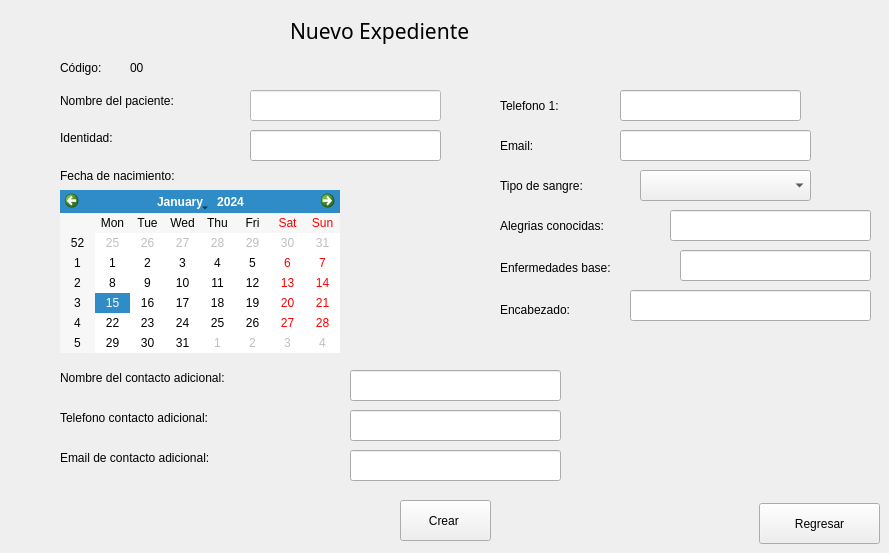
    <widget class="QWidget" name="NuevoExpediente">
     <widget class="QLabel" name="label_35">
      <property name="geometry">
       <rect>
        <x>290</x>
        <y>10</y>
        <width>281</width>
        <height>41</height>
       </rect>
      </property>
      <property name="font">
       <font>
        <family>Segoe UI Black</family>
        <pointsize>16</pointsize>
       </font>
      </property>
      <property name="text">
       <string>Nuevo Expediente</string>
      </property>
     </widget>
     <widget class="QLabel" name="label_36">
      <property name="geometry">
       <rect>
        <x>60</x>
        <y>90</y>
        <width>201</width>
        <height>21</height>
       </rect>
      </property>
      <property name="styleSheet">
       <string notr="true">color: rgb(0, 0, 0);
font: 700 11pt &quot;Segoe UI&quot;;</string>
      </property>
      <property name="text">
       <string>Nombre del paciente:</string>
      </property>
     </widget>
     <widget class="QLabel" name="label_37">
      <property name="geometry">
       <rect>
        <x>60</x>
        <y>130</y>
        <width>121</width>
        <height>16</height>
       </rect>
      </property>
      <property name="styleSheet">
       <string notr="true">color: rgb(0, 0, 0);
font: 700 11pt &quot;Segoe UI&quot;;</string>
      </property>
      <property name="text">
       <string>Identidad:</string>
      </property>
     </widget>
     <widget class="QLabel" name="label_38">
      <property name="geometry">
       <rect>
        <x>60</x>
        <y>60</y>
        <width>121</width>
        <height>16</height>
       </rect>
      </property>
      <property name="styleSheet">
       <string notr="true">color: rgb(0, 0, 0);
font: 700 11pt &quot;Segoe UI&quot;;</string>
      </property>
      <property name="text">
       <string>Código:</string>
      </property>
     </widget>
     <widget class="QLabel" name="label_39">
      <property name="geometry">
       <rect>
        <x>60</x>
        <y>160</y>
        <width>211</width>
        <height>31</height>
       </rect>
      </property>
      <property name="styleSheet">
       <string notr="true">color: rgb(0, 0, 0);
font: 700 11pt &quot;Segoe UI&quot;;</string>
      </property>
      <property name="text">
       <string>Fecha de nacimiento:</string>
      </property>
     </widget>
     <widget class="QLabel" name="label_40">
      <property name="geometry">
       <rect>
        <x>500</x>
        <y>90</y>
        <width>101</width>
        <height>31</height>
       </rect>
      </property>
      <property name="styleSheet">
       <string notr="true">color: rgb(0, 0, 0);
font: 700 11pt &quot;Segoe UI&quot;;</string>
      </property>
      <property name="text">
       <string>Telefono 1:</string>
      </property>
     </widget>
     <widget class="QLabel" name="label_41">
      <property name="geometry">
       <rect>
        <x>60</x>
        <y>370</y>
        <width>291</width>
        <height>16</height>
       </rect>
      </property>
      <property name="styleSheet">
       <string notr="true">color: rgb(0, 0, 0);
font: 700 11pt &quot;Segoe UI&quot;;</string>
      </property>
      <property name="text">
       <string>Nombre del contacto adicional:</string>
      </property>
     </widget>
     <widget class="QLabel" name="label_42">
      <property name="geometry">
       <rect>
        <x>500</x>
        <y>130</y>
        <width>91</width>
        <height>31</height>
       </rect>
      </property>
      <property name="styleSheet">
       <string notr="true">color: rgb(0, 0, 0);
font: 700 11pt &quot;Segoe UI&quot;;</string>
      </property>
      <property name="text">
       <string>Email:</string>
      </property>
     </widget>
     <widget class="QLabel" name="label_43">
      <property name="geometry">
       <rect>
        <x>60</x>
        <y>410</y>
        <width>271</width>
        <height>16</height>
       </rect>
      </property>
      <property name="styleSheet">
       <string notr="true">color: rgb(0, 0, 0);
font: 700 11pt &quot;Segoe UI&quot;;</string>
      </property>
      <property name="text">
       <string>Telefono contacto adicional:</string>
      </property>
     </widget>
     <widget class="QLabel" name="label_44">
      <property name="geometry">
       <rect>
        <x>500</x>
        <y>175</y>
        <width>141</width>
        <height>21</height>
       </rect>
      </property>
      <property name="styleSheet">
       <string notr="true">color: rgb(0, 0, 0);
font: 700 11pt &quot;Segoe UI&quot;;</string>
      </property>
      <property name="text">
       <string>Tipo de sangre:</string>
      </property>
     </widget>
     <widget class="QLabel" name="label_45">
      <property name="geometry">
       <rect>
        <x>500</x>
        <y>210</y>
        <width>171</width>
        <height>31</height>
       </rect>
      </property>
      <property name="styleSheet">
       <string notr="true">color: rgb(0, 0, 0);
font: 700 11pt &quot;Segoe UI&quot;;</string>
      </property>
      <property name="text">
       <string>Alegrias conocidas:</string>
      </property>
     </widget>
     <widget class="QLabel" name="label_46">
      <property name="geometry">
       <rect>
        <x>500</x>
        <y>260</y>
        <width>191</width>
        <height>16</height>
       </rect>
      </property>
      <property name="styleSheet">
       <string notr="true">color: rgb(0, 0, 0);
font: 700 11pt &quot;Segoe UI&quot;;</string>
      </property>
      <property name="text">
       <string>Enfermedades base:</string>
      </property>
     </widget>
     <widget class="QPushButton" name="pushButton_34">
      <property name="geometry">
       <rect>
        <x>400</x>
        <y>500</y>
        <width>91</width>
        <height>41</height>
       </rect>
      </property>
      <property name="text">
       <string>Crear </string>
      </property>
     </widget>
     <widget class="QPushButton" name="pushButton_35">
      <property name="geometry">
       <rect>
        <x>759</x>
        <y>503</y>
        <width>121</width>
        <height>41</height>
       </rect>
      </property>
      <property name="text">
       <string>Regresar</string>
      </property>
     </widget>
     <widget class="QLabel" name="CodigoNextExpedienteLabel">
      <property name="geometry">
       <rect>
        <x>130</x>
        <y>60</y>
        <width>49</width>
        <height>16</height>
       </rect>
      </property>
      <property name="styleSheet">
       <string notr="true">color: rgb(0, 0, 0);
font: 700 11pt &quot;Segoe UI&quot;;</string>
      </property>
      <property name="text">
       <string>00</string>
      </property>
     </widget>
     <widget class="QLineEdit" name="NamePacienteCrear">
      <property name="geometry">
       <rect>
        <x>250</x>
        <y>90</y>
        <width>191</width>
        <height>31</height>
       </rect>
      </property>
      <property name="styleSheet">
       <string notr="true">background-color: rgb(255, 255, 255);</string>
      </property>
     </widget>
     <widget class="QLineEdit" name="IdentidadCrear">
      <property name="geometry">
       <rect>
        <x>250</x>
        <y>130</y>
        <width>191</width>
        <height>31</height>
       </rect>
      </property>
     </widget>
     <widget class="QLineEdit" name="Telefonocrear">
      <property name="geometry">
       <rect>
        <x>620</x>
        <y>90</y>
        <width>181</width>
        <height>31</height>
       </rect>
      </property>
     </widget>
     <widget class="QLineEdit" name="EmailCrear">
      <property name="geometry">
       <rect>
        <x>620</x>
        <y>130</y>
        <width>191</width>
        <height>31</height>
       </rect>
      </property>
     </widget>
     <widget class="QLineEdit" name="contacadiocionalCrear">
      <property name="geometry">
       <rect>
        <x>350</x>
        <y>370</y>
        <width>211</width>
        <height>31</height>
       </rect>
      </property>
     </widget>
     <widget class="QCalendarWidget" name="calendarFechaNacimiento">
      <property name="geometry">
       <rect>
        <x>60</x>
        <y>190</y>
        <width>280</width>
        <height>163</height>
       </rect>
      </property>
     </widget>
     <widget class="QLineEdit" name="TelefonoadiocionalCrear">
      <property name="geometry">
       <rect>
        <x>350</x>
        <y>410</y>
        <width>211</width>
        <height>31</height>
       </rect>
      </property>
     </widget>
     <widget class="QLineEdit" name="AlergiasCrear">
      <property name="geometry">
       <rect>
        <x>670</x>
        <y>210</y>
        <width>201</width>
        <height>31</height>
       </rect>
      </property>
     </widget>
     <widget class="QLineEdit" name="EnfermedadesCrear">
      <property name="geometry">
       <rect>
        <x>680</x>
        <y>250</y>
        <width>191</width>
        <height>31</height>
       </rect>
      </property>
     </widget>
     <widget class="QComboBox" name="TipodeSangreCrear">
      <property name="geometry">
       <rect>
        <x>640</x>
        <y>170</y>
        <width>171</width>
        <height>31</height>
       </rect>
      </property>
      <item>
       <property name="text">
        <string/>
       </property>
      </item>
      <item>
       <property name="text">
        <string>A+</string>
       </property>
      </item>
      <item>
       <property name="text">
        <string>A-</string>
       </property>
      </item>
      <item>
       <property name="text">
        <string>B+</string>
       </property>
      </item>
      <item>
       <property name="text">
        <string>B-</string>
       </property>
      </item>
      <item>
       <property name="text">
        <string>AB+</string>
       </property>
      </item>
      <item>
       <property name="text">
        <string>AB-</string>
       </property>
      </item>
      <item>
       <property name="text">
        <string>O+</string>
       </property>
      </item>
      <item>
       <property name="text">
        <string>O-</string>
       </property>
      </item>
     </widget>
     <widget class="QLabel" name="label_14">
      <property name="geometry">
       <rect>
        <x>500</x>
        <y>300</y>
        <width>131</width>
        <height>20</height>
       </rect>
      </property>
      <property name="styleSheet">
       <string notr="true">color: rgb(0, 0, 0);
font: 700 11pt &quot;Segoe UI&quot;;</string>
      </property>
      <property name="text">
       <string>Encabezado:</string>
      </property>
     </widget>
     <widget class="QLineEdit" name="EncabezadoCrear">
      <property name="geometry">
       <rect>
        <x>630</x>
        <y>290</y>
        <width>241</width>
        <height>31</height>
       </rect>
      </property>
     </widget>
     <widget class="QLabel" name="label_102">
      <property name="geometry">
       <rect>
        <x>60</x>
        <y>450</y>
        <width>261</width>
        <height>16</height>
       </rect>
      </property>
      <property name="styleSheet">
       <string notr="true">color: rgb(0, 0, 0);
font: 700 11pt &quot;Segoe UI&quot;;</string>
      </property>
      <property name="text">
       <string>Email de contacto adicional:</string>
      </property>
     </widget>
     <widget class="QLineEdit" name="EmailadionalCrear">
      <property name="geometry">
       <rect>
        <x>350</x>
        <y>450</y>
        <width>211</width>
        <height>31</height>
       </rect>
      </property>
     </widget>
    </widget>
